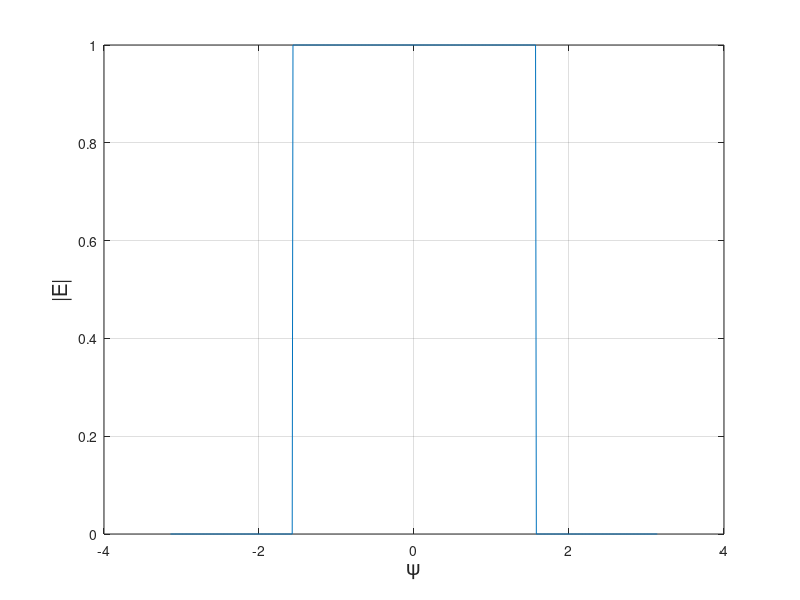

This figure's MATLAB source: (Note: this script raises an error after producing the figure.)
% Author: Luis Badesa

%%
clear all
close all
clc

%%
disp('Modify:')
disp('- a0: DC term of the Fourier series')
disp('- a(k): expression for sine coeffs')
disp('- b(k): expression for cosine coeffs')
disp('ALL OF THEM IN THE FIRST SECTION OF THE CODE, "Fourier coeffs"')
disp(' ')
disp('FIRST OF ALL:')
disp('Draw the desired frequency respone (first lines of code)')
disp(' ')

%% Desired response
x = -pi:0.01:pi;
y = (x>-pi/2).*(x<pi/2);
figure(1)
plot(x,y)
ylabel('|E|','fontsize',15)
xlabel('\psi','fontsize',15)
grid on
hold on

%% Array characteristics 
prompt = sprintf ('Type: broadside, end-fire array or non? \n(answer "broadside", "end_fire" or "none", as a string in MATLAB) \n');
array_type = input(prompt);
if  ~strcmp(array_type,'broadside') && ~strcmp(array_type,'end_fire') && ~strcmp(array_type,'none')
    error('Wrong type of array introduced.')
end

if  strcmp(array_type,'none')
    prompt = sprintf ('Insert the value of alpha. \n');
    alpha = input(prompt);
    if  ~isscalar(alpha) || (alpha>2*pi) || (alpha<-2*pi)
        error('Insert a value for alpha between -2\pi and 2\pi.')
    end
    
    prompt = sprintf ('What is the value of "d", separation between \neach antenna and the following one in the array? \n(insert a number in terms of lambda, \nEx: introducing 1/2 means d=lambda/2) \n');
    % If given kd, calculate d as d=kd/2*pi.
    d = input(prompt);
    if ~isscalar(d)
        error('Introduce a scalar for the value of "d"')
    end
    
    kd = 2*pi*d;
else
    prompt = sprintf ('What is the value of "d", separation between \neach antenna and the following one in the array? \n(insert a number in terms of lambda, \nEx: introducing 1/2 means d=lambda/2) \n');
    % If given kd or alpha, do this (see notes of lecture 18, page 4):
    % - If I am given the value of kd, calculate d as d=kd/2*pi.
    % - If I am given the value of alpha and it is different than 0, it means 
    %   that it is an end_fire array, then alpha=kd and d = alpha/2*pi.
    d = input(prompt);
    if ~isscalar(d)
        error('Introduce a scalar for the value of "d"')
    end
    
    kd = 2*pi*d;

    if  strcmp(array_type,'broadside')
        alpha = 0; % Because alpha = 0 for broadside (Lecture 18 notes, page 1)
    elseif strcmp(array_type,'end_fire')
        alpha = -kd; % Because alpha = -kd for end-fire (Lecture 18 notes, page 1)
    end
end

prompt = sprintf ('What is the number "n" of elements in the array? \n');
n = input(prompt);
if ~isscalar(n) || (n~=floor(n)) || n<=1 || (((n+1)/2)~=floor(((n+1)/2)))
    error('Introduce an odd integer scalar, bigger than 1, for the number of elements in the array (has to be odd because of the Fourier series procedure used)')
end
disp(' ')
disp('NOTE:')
disp('This it the total number of elements in the array, but some of them might not be energized.')

m = (n-1)/2; % m is the number of sine terms in the Fourier series (same as the number of cosine terms)

%% Fourier coeffs

a0=1/2; % Insert the value for a0
for k=1:m
    a(k) = 1/(k*pi)*sin(k*pi/2); % Insert the expression for a_k
    b(k) = 0; % Insert the expression for b_k
end

%% Radiation pattern as a function of psi
psi = -pi:0.001:pi;
sum_coeff =0;
for k=1:m
    sum_coeff = sum_coeff + 2*(a(k)*cos(k*psi)-b(k)*sin(k*psi));
end

E = a0 + sum_coeff;

figure(1)
plot(psi,E)

% % Create the polynomial for the electric field E (see back of page 26 of my notes)
% for k=1:m
%     A(k) = a(m-k+1)-j*b(m-k+1);
% end
% for k=m+2:2*m+1
%     A(k) = a(k-m-1)+j*b(k-m-1);
% end
% A(m+1) = a0;
% 
% psi = -pi:0.001:pi;
% z = exp(j*psi);
% E = 0; % Initialize
% for k=1:m
%     E = E + A(k)*z.^(k-m-1);
% 
% end
% for k=m+2:2*m+1
%     E = E + A(k)*z.^(m-k+1);
% end
% E = E + A(m+1); % This is the z^0 term
% 
% E = abs(E);
%
% E = 1/pi*(-1/3*z.^(-3)+z.^(-1)+pi/2+z-1/3*z.^3);

%% Radiation pattern as a function of phi
clear E

phi = 0:0.001:2*pi;
%psi = (kd*cos(phi)+alpha)
sum_coeff =0;
for k=1:m
    sum_coeff = sum_coeff + 2*(a(k)*cos(k*(kd*cos(phi)+alpha))-b(k)*sin(k*(kd*cos(phi)+alpha)));
end

E = a0 + sum_coeff;
E = abs(E);

figure(2)
polar(phi,E)
